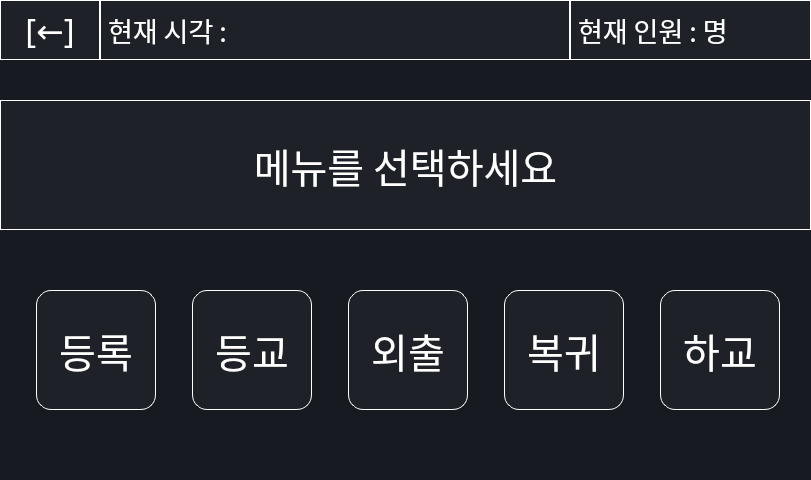
<?xml version="1.0" encoding="UTF-8"?>
<ui version="4.0">
 <class>MainWindow</class>
 <widget class="QMainWindow" name="MainWindow">
  <property name="geometry">
   <rect>
    <x>0</x>
    <y>0</y>
    <width>811</width>
    <height>480</height>
   </rect>
  </property>
  <property name="windowTitle">
   <string>MainWindow</string>
  </property>
  <widget class="QWidget" name="centralwidget">
   <widget class="QStackedWidget" name="stackedWidget">
    <property name="geometry">
     <rect>
      <x>0</x>
      <y>0</y>
      <width>811</width>
      <height>480</height>
     </rect>
    </property>
    <property name="styleSheet">
     <string notr="true">background-color: rgb(23, 27, 33);
</string>
    </property>
    <property name="currentIndex">
     <number>0</number>
    </property>
    <widget class="QWidget" name="page_main">
     <widget class="QLabel" name="main_msg_label">
      <property name="geometry">
       <rect>
        <x>0</x>
        <y>100</y>
        <width>811</width>
        <height>130</height>
       </rect>
      </property>
      <property name="font">
       <font>
        <family>AppleSDGothicNeoB00</family>
        <pointsize>30</pointsize>
       </font>
      </property>
      <property name="styleSheet">
       <string notr="true">background-color: rgb(30, 34, 40);
color: white;
border: 1px solid white;</string>
      </property>
      <property name="text">
       <string>메뉴를 선택하세요</string>
      </property>
      <property name="alignment">
       <set>Qt::AlignCenter</set>
      </property>
     </widget>
     <widget class="QWidget" name="layoutWidget">
      <property name="geometry">
       <rect>
        <x>20</x>
        <y>280</y>
        <width>776</width>
        <height>141</height>
       </rect>
      </property>
      <layout class="QHBoxLayout" name="horizontalLayout">
       <property name="spacing">
        <number>20</number>
       </property>
       <item>
        <widget class="QPushButton" name="move_registration_page_button">
         <property name="minimumSize">
          <size>
           <width>120</width>
           <height>120</height>
          </size>
         </property>
         <property name="maximumSize">
          <size>
           <width>120</width>
           <height>120</height>
          </size>
         </property>
         <property name="font">
          <font>
           <family>AppleSDGothicNeoB00</family>
           <pointsize>30</pointsize>
          </font>
         </property>
         <property name="styleSheet">
          <string notr="true">background-color: rgb(30, 34, 40);
color: white;
border: 1px solid white;
border-radius: 15px;</string>
         </property>
         <property name="text">
          <string>등록</string>
         </property>
        </widget>
       </item>
       <item>
        <widget class="QPushButton" name="move_enter_page_button">
         <property name="minimumSize">
          <size>
           <width>120</width>
           <height>120</height>
          </size>
         </property>
         <property name="maximumSize">
          <size>
           <width>120</width>
           <height>120</height>
          </size>
         </property>
         <property name="font">
          <font>
           <family>AppleSDGothicNeoB00</family>
           <pointsize>30</pointsize>
          </font>
         </property>
         <property name="styleSheet">
          <string notr="true">background-color: rgb(30, 34, 40);
color: white;
border: 1px solid white;
border-radius: 15px;</string>
         </property>
         <property name="text">
          <string>등교</string>
         </property>
        </widget>
       </item>
       <item>
        <widget class="QPushButton" name="move_outside_page_button">
         <property name="minimumSize">
          <size>
           <width>120</width>
           <height>120</height>
          </size>
         </property>
         <property name="maximumSize">
          <size>
           <width>120</width>
           <height>120</height>
          </size>
         </property>
         <property name="font">
          <font>
           <family>AppleSDGothicNeoB00</family>
           <pointsize>30</pointsize>
          </font>
         </property>
         <property name="styleSheet">
          <string notr="true">background-color: rgb(30, 34, 40);
color: white;
border: 1px solid white;
border-radius: 15px;</string>
         </property>
         <property name="text">
          <string>외출</string>
         </property>
        </widget>
       </item>
       <item>
        <widget class="QPushButton" name="move_return_page_button">
         <property name="minimumSize">
          <size>
           <width>120</width>
           <height>120</height>
          </size>
         </property>
         <property name="maximumSize">
          <size>
           <width>120</width>
           <height>120</height>
          </size>
         </property>
         <property name="font">
          <font>
           <family>AppleSDGothicNeoB00</family>
           <pointsize>30</pointsize>
          </font>
         </property>
         <property name="styleSheet">
          <string notr="true">background-color: rgb(30, 34, 40);
color: white;
border: 1px solid white;
border-radius: 15px;</string>
         </property>
         <property name="text">
          <string>복귀</string>
         </property>
        </widget>
       </item>
       <item>
        <widget class="QPushButton" name="move_leave_page_button">
         <property name="minimumSize">
          <size>
           <width>120</width>
           <height>120</height>
          </size>
         </property>
         <property name="maximumSize">
          <size>
           <width>120</width>
           <height>120</height>
          </size>
         </property>
         <property name="font">
          <font>
           <family>AppleSDGothicNeoB00</family>
           <pointsize>30</pointsize>
          </font>
         </property>
         <property name="styleSheet">
          <string notr="true">background-color: rgb(30, 34, 40);
color: white;
border: 1px solid white;
border-radius: 15px;</string>
         </property>
         <property name="text">
          <string>하교</string>
         </property>
        </widget>
       </item>
      </layout>
     </widget>
    </widget>
    <widget class="QWidget" name="page_outside">
     <widget class="QWidget" name="layoutWidget">
      <property name="geometry">
       <rect>
        <x>20</x>
        <y>270</y>
        <width>776</width>
        <height>141</height>
       </rect>
      </property>
      <layout class="QHBoxLayout" name="horizontalLayout_2">
       <property name="spacing">
        <number>20</number>
       </property>
       <item>
        <widget class="QPushButton" name="eating_button">
         <property name="minimumSize">
          <size>
           <width>120</width>
           <height>120</height>
          </size>
         </property>
         <property name="maximumSize">
          <size>
           <width>120</width>
           <height>120</height>
          </size>
         </property>
         <property name="font">
          <font>
           <family>AppleSDGothicNeoB00</family>
           <pointsize>30</pointsize>
          </font>
         </property>
         <property name="styleSheet">
          <string notr="true">background-color: rgb(30, 34, 40);
color: white;
border: 1px solid white;
border-radius: 15px;</string>
         </property>
         <property name="text">
          <string>식사</string>
         </property>
        </widget>
       </item>
       <item>
        <widget class="QPushButton" name="gs25_button">
         <property name="minimumSize">
          <size>
           <width>120</width>
           <height>120</height>
          </size>
         </property>
         <property name="maximumSize">
          <size>
           <width>120</width>
           <height>120</height>
          </size>
         </property>
         <property name="font">
          <font>
           <family>AppleSDGothicNeoB00</family>
           <pointsize>30</pointsize>
          </font>
         </property>
         <property name="styleSheet">
          <string notr="true">background-color: rgb(30, 34, 40);
color: white;
border: 1px solid white;
border-radius: 15px;</string>
         </property>
         <property name="text">
          <string>도서관</string>
         </property>
        </widget>
       </item>
       <item>
        <widget class="QPushButton" name="etc_button">
         <property name="minimumSize">
          <size>
           <width>120</width>
           <height>120</height>
          </size>
         </property>
         <property name="maximumSize">
          <size>
           <width>120</width>
           <height>120</height>
          </size>
         </property>
         <property name="font">
          <font>
           <family>AppleSDGothicNeoB00</family>
           <pointsize>30</pointsize>
          </font>
         </property>
         <property name="styleSheet">
          <string notr="true">background-color: rgb(30, 34, 40);
color: white;
border: 1px solid white;
border-radius: 15px;</string>
         </property>
         <property name="text">
          <string>기타</string>
         </property>
        </widget>
       </item>
      </layout>
     </widget>
     <widget class="QLabel" name="outside_msg_label">
      <property name="geometry">
       <rect>
        <x>0</x>
        <y>100</y>
        <width>811</width>
        <height>130</height>
       </rect>
      </property>
      <property name="font">
       <font>
        <family>AppleSDGothicNeoB00</family>
        <pointsize>30</pointsize>
       </font>
      </property>
      <property name="styleSheet">
       <string notr="true">background-color: rgb(30, 34, 40);
color: white;
border: 1px solid white;</string>
      </property>
      <property name="text">
       <string>사유를 선택하세요</string>
      </property>
      <property name="alignment">
       <set>Qt::AlignCenter</set>
      </property>
     </widget>
    </widget>
    <widget class="QWidget" name="page_last_member">
     <widget class="QLabel" name="last_msg_label">
      <property name="geometry">
       <rect>
        <x>0</x>
        <y>100</y>
        <width>811</width>
        <height>130</height>
       </rect>
      </property>
      <property name="font">
       <font>
        <family>AppleSDGothicNeoB00</family>
        <pointsize>30</pointsize>
       </font>
      </property>
      <property name="styleSheet">
       <string notr="true">background-color: rgb(30, 34, 40);
color: white;
border: 1px solid white;</string>
      </property>
      <property name="text">
       <string>마지막 퇴실자인가요?</string>
      </property>
      <property name="alignment">
       <set>Qt::AlignCenter</set>
      </property>
     </widget>
     <widget class="QWidget" name="layoutWidget_2">
      <property name="geometry">
       <rect>
        <x>20</x>
        <y>270</y>
        <width>776</width>
        <height>141</height>
       </rect>
      </property>
      <layout class="QHBoxLayout" name="horizontalLayout_3">
       <property name="spacing">
        <number>20</number>
       </property>
       <item>
        <widget class="QPushButton" name="yes_button">
         <property name="minimumSize">
          <size>
           <width>120</width>
           <height>120</height>
          </size>
         </property>
         <property name="maximumSize">
          <size>
           <width>120</width>
           <height>120</height>
          </size>
         </property>
         <property name="font">
          <font>
           <family>AppleSDGothicNeoB00</family>
           <pointsize>30</pointsize>
          </font>
         </property>
         <property name="styleSheet">
          <string notr="true">background-color: rgb(30, 34, 40);
color: white;
border: 1px solid white;
border-radius: 15px;</string>
         </property>
         <property name="text">
          <string>네</string>
         </property>
        </widget>
       </item>
       <item>
        <widget class="QPushButton" name="no_button">
         <property name="minimumSize">
          <size>
           <width>120</width>
           <height>120</height>
          </size>
         </property>
         <property name="maximumSize">
          <size>
           <width>120</width>
           <height>120</height>
          </size>
         </property>
         <property name="font">
          <font>
           <family>AppleSDGothicNeoB00</family>
           <pointsize>30</pointsize>
          </font>
         </property>
         <property name="styleSheet">
          <string notr="true">background-color: rgb(30, 34, 40);
color: white;
border: 1px solid white;
border-radius: 15px;</string>
         </property>
         <property name="text">
          <string>아니요</string>
         </property>
        </widget>
       </item>
      </layout>
     </widget>
    </widget>
    <widget class="QWidget" name="page_fingerprint">
     <widget class="QLabel" name="fingerprint_msg_label">
      <property name="geometry">
       <rect>
        <x>0</x>
        <y>100</y>
        <width>811</width>
        <height>130</height>
       </rect>
      </property>
      <property name="font">
       <font>
        <family>AppleSDGothicNeoB00</family>
        <pointsize>24</pointsize>
       </font>
      </property>
      <property name="styleSheet">
       <string notr="true">background-color: rgb(30, 34, 40);
color: white;
border: 1px solid white;</string>
      </property>
      <property name="text">
       <string>지문을 입력하세요</string>
      </property>
      <property name="alignment">
       <set>Qt::AlignCenter</set>
      </property>
     </widget>
    </widget>
    <widget class="QWidget" name="page_registration">
     <widget class="QWidget" name="gridLayoutWidget">
      <property name="geometry">
       <rect>
        <x>0</x>
        <y>231</y>
        <width>811</width>
        <height>251</height>
       </rect>
      </property>
      <layout class="QGridLayout" name="gridLayout">
       <property name="spacing">
        <number>0</number>
       </property>
       <item row="0" column="3">
        <widget class="QPushButton" name="three_button">
         <property name="minimumSize">
          <size>
           <width>100</width>
           <height>100</height>
          </size>
         </property>
         <property name="maximumSize">
          <size>
           <width>100</width>
           <height>100</height>
          </size>
         </property>
         <property name="font">
          <font>
           <family>AppleSDGothicNeoB00</family>
           <pointsize>30</pointsize>
          </font>
         </property>
         <property name="styleSheet">
          <string notr="true">background-color: rgb(30, 34, 40);
color: white;
border: 1px solid white;</string>
         </property>
         <property name="text">
          <string>3</string>
         </property>
        </widget>
       </item>
       <item row="1" column="1">
        <widget class="QPushButton" name="six_button">
         <property name="minimumSize">
          <size>
           <width>100</width>
           <height>100</height>
          </size>
         </property>
         <property name="maximumSize">
          <size>
           <width>100</width>
           <height>100</height>
          </size>
         </property>
         <property name="font">
          <font>
           <family>AppleSDGothicNeoB00</family>
           <pointsize>30</pointsize>
          </font>
         </property>
         <property name="styleSheet">
          <string notr="true">background-color: rgb(30, 34, 40);
color: white;
border: 1px solid white;</string>
         </property>
         <property name="text">
          <string>6</string>
         </property>
        </widget>
       </item>
       <item row="0" column="0">
        <widget class="QPushButton" name="zero_button">
         <property name="minimumSize">
          <size>
           <width>100</width>
           <height>100</height>
          </size>
         </property>
         <property name="maximumSize">
          <size>
           <width>100</width>
           <height>100</height>
          </size>
         </property>
         <property name="font">
          <font>
           <family>AppleSDGothicNeoB00</family>
           <pointsize>30</pointsize>
          </font>
         </property>
         <property name="layoutDirection">
          <enum>Qt::LeftToRight</enum>
         </property>
         <property name="styleSheet">
          <string notr="true">background-color: rgb(30, 34, 40);
color: white;
border: 1px solid white;</string>
         </property>
         <property name="text">
          <string>0</string>
         </property>
        </widget>
       </item>
       <item row="0" column="4">
        <widget class="QPushButton" name="four_button">
         <property name="minimumSize">
          <size>
           <width>100</width>
           <height>100</height>
          </size>
         </property>
         <property name="maximumSize">
          <size>
           <width>100</width>
           <height>100</height>
          </size>
         </property>
         <property name="font">
          <font>
           <family>AppleSDGothicNeoB00</family>
           <pointsize>30</pointsize>
          </font>
         </property>
         <property name="styleSheet">
          <string notr="true">background-color: rgb(30, 34, 40);
color: white;
border: 1px solid white;</string>
         </property>
         <property name="text">
          <string>4</string>
         </property>
        </widget>
       </item>
       <item row="0" column="2">
        <widget class="QPushButton" name="two_button">
         <property name="minimumSize">
          <size>
           <width>100</width>
           <height>100</height>
          </size>
         </property>
         <property name="maximumSize">
          <size>
           <width>100</width>
           <height>100</height>
          </size>
         </property>
         <property name="font">
          <font>
           <family>AppleSDGothicNeoB00</family>
           <pointsize>30</pointsize>
          </font>
         </property>
         <property name="styleSheet">
          <string notr="true">background-color: rgb(30, 34, 40);
color: white;
border: 1px solid white;</string>
         </property>
         <property name="text">
          <string>2</string>
         </property>
        </widget>
       </item>
       <item row="0" column="1">
        <widget class="QPushButton" name="one_button">
         <property name="minimumSize">
          <size>
           <width>100</width>
           <height>100</height>
          </size>
         </property>
         <property name="maximumSize">
          <size>
           <width>100</width>
           <height>100</height>
          </size>
         </property>
         <property name="font">
          <font>
           <family>AppleSDGothicNeoB00</family>
           <pointsize>30</pointsize>
          </font>
         </property>
         <property name="styleSheet">
          <string notr="true">background-color: rgb(30, 34, 40);
color: white;
border: 1px solid white;</string>
         </property>
         <property name="text">
          <string>1</string>
         </property>
        </widget>
       </item>
       <item row="1" column="2">
        <widget class="QPushButton" name="seven_button">
         <property name="minimumSize">
          <size>
           <width>100</width>
           <height>100</height>
          </size>
         </property>
         <property name="maximumSize">
          <size>
           <width>100</width>
           <height>100</height>
          </size>
         </property>
         <property name="font">
          <font>
           <family>AppleSDGothicNeoB00</family>
           <pointsize>30</pointsize>
          </font>
         </property>
         <property name="styleSheet">
          <string notr="true">background-color: rgb(30, 34, 40);
color: white;
border: 1px solid white;</string>
         </property>
         <property name="text">
          <string>7</string>
         </property>
        </widget>
       </item>
       <item row="1" column="0">
        <widget class="QPushButton" name="five_button">
         <property name="minimumSize">
          <size>
           <width>100</width>
           <height>100</height>
          </size>
         </property>
         <property name="maximumSize">
          <size>
           <width>100</width>
           <height>100</height>
          </size>
         </property>
         <property name="font">
          <font>
           <family>AppleSDGothicNeoB00</family>
           <pointsize>30</pointsize>
          </font>
         </property>
         <property name="styleSheet">
          <string notr="true">background-color: rgb(30, 34, 40);
color: white;
border: 1px solid white;</string>
         </property>
         <property name="text">
          <string>5</string>
         </property>
        </widget>
       </item>
       <item row="0" column="5">
        <widget class="QPushButton" name="backspace_button">
         <property name="minimumSize">
          <size>
           <width>100</width>
           <height>100</height>
          </size>
         </property>
         <property name="maximumSize">
          <size>
           <width>100</width>
           <height>100</height>
          </size>
         </property>
         <property name="font">
          <font>
           <family>AppleSDGothicNeoB00</family>
           <pointsize>30</pointsize>
          </font>
         </property>
         <property name="styleSheet">
          <string notr="true">background-color: rgb(30, 34, 40);
color: white;
border: 1px solid white;</string>
         </property>
         <property name="text">
          <string>←</string>
         </property>
        </widget>
       </item>
       <item row="1" column="3">
        <widget class="QPushButton" name="eight_button">
         <property name="minimumSize">
          <size>
           <width>100</width>
           <height>100</height>
          </size>
         </property>
         <property name="maximumSize">
          <size>
           <width>100</width>
           <height>100</height>
          </size>
         </property>
         <property name="font">
          <font>
           <family>AppleSDGothicNeoB00</family>
           <pointsize>30</pointsize>
          </font>
         </property>
         <property name="styleSheet">
          <string notr="true">background-color: rgb(30, 34, 40);
color: white;
border: 1px solid white;</string>
         </property>
         <property name="text">
          <string>8</string>
         </property>
        </widget>
       </item>
       <item row="1" column="4">
        <widget class="QPushButton" name="nine_button">
         <property name="minimumSize">
          <size>
           <width>100</width>
           <height>100</height>
          </size>
         </property>
         <property name="maximumSize">
          <size>
           <width>100</width>
           <height>100</height>
          </size>
         </property>
         <property name="font">
          <font>
           <family>AppleSDGothicNeoB00</family>
           <pointsize>30</pointsize>
          </font>
         </property>
         <property name="styleSheet">
          <string notr="true">background-color: rgb(30, 34, 40);
color: white;
border: 1px solid white;</string>
         </property>
         <property name="text">
          <string>9</string>
         </property>
        </widget>
       </item>
       <item row="1" column="5">
        <widget class="QPushButton" name="enter_button">
         <property name="minimumSize">
          <size>
           <width>100</width>
           <height>100</height>
          </size>
         </property>
         <property name="maximumSize">
          <size>
           <width>100</width>
           <height>100</height>
          </size>
         </property>
         <property name="font">
          <font>
           <family>AppleSDGothicNeoB00</family>
           <pointsize>30</pointsize>
           <weight>50</weight>
           <bold>false</bold>
          </font>
         </property>
         <property name="styleSheet">
          <string notr="true">background-color: rgb(30, 34, 40);
color: white;
border: 1px solid white;</string>
         </property>
         <property name="text">
          <string>↲</string>
         </property>
        </widget>
       </item>
      </layout>
     </widget>
     <widget class="QLabel" name="registration_msg_label">
      <property name="geometry">
       <rect>
        <x>0</x>
        <y>100</y>
        <width>811</width>
        <height>130</height>
       </rect>
      </property>
      <property name="font">
       <font>
        <family>AppleSDGothicNeoB00</family>
        <pointsize>24</pointsize>
       </font>
      </property>
      <property name="cursor">
       <cursorShape>IBeamCursor</cursorShape>
      </property>
      <property name="mouseTracking">
       <bool>true</bool>
      </property>
      <property name="focusPolicy">
       <enum>Qt::StrongFocus</enum>
      </property>
      <property name="acceptDrops">
       <bool>true</bool>
      </property>
      <property name="styleSheet">
       <string notr="true">background-color: rgb(30, 34, 40);
color: white;
border: 1px solid white;
QLineEdit {color: white;}
QLineEdit:placeholder {color: white;}</string>
      </property>
      <property name="text">
       <string>TextLabel</string>
      </property>
      <property name="alignment">
       <set>Qt::AlignCenter</set>
      </property>
      <property name="wordWrap">
       <bool>true</bool>
      </property>
     </widget>
    </widget>
   </widget>
   <widget class="QWidget" name="header_widget" native="true">
    <property name="geometry">
     <rect>
      <x>0</x>
      <y>0</y>
      <width>811</width>
      <height>60</height>
     </rect>
    </property>
    <widget class="QLabel" name="current_time_label">
     <property name="geometry">
      <rect>
       <x>100</x>
       <y>0</y>
       <width>470</width>
       <height>60</height>
      </rect>
     </property>
     <property name="font">
      <font>
       <family>AppleSDGothicNeoB00</family>
       <pointsize>20</pointsize>
      </font>
     </property>
     <property name="styleSheet">
      <string notr="true">background-color: rgb(30, 34, 40);
color: white;
border: 1px solid white;</string>
     </property>
     <property name="text">
      <string>현재 시각 : </string>
     </property>
    </widget>
    <widget class="QLabel" name="current_member_label">
     <property name="geometry">
      <rect>
       <x>570</x>
       <y>0</y>
       <width>241</width>
       <height>60</height>
      </rect>
     </property>
     <property name="font">
      <font>
       <family>AppleSDGothicNeoB00</family>
       <pointsize>20</pointsize>
      </font>
     </property>
     <property name="styleSheet">
      <string notr="true">background-color: rgb(30, 34, 40);
color: white;
border: 1px solid white;</string>
     </property>
     <property name="text">
      <string>현재 인원 : 명</string>
     </property>
    </widget>
    <widget class="QPushButton" name="back_main_button">
     <property name="geometry">
      <rect>
       <x>0</x>
       <y>0</y>
       <width>100</width>
       <height>60</height>
      </rect>
     </property>
     <property name="font">
      <font>
       <family>AppleSDGothicNeoB00</family>
       <pointsize>25</pointsize>
      </font>
     </property>
     <property name="styleSheet">
      <string notr="true">background-color: rgb(30, 34, 40);
color: white;
border: 1px solid white;</string>
     </property>
     <property name="text">
      <string>[←]</string>
     </property>
    </widget>
   </widget>
  </widget>
 </widget>
 <resources/>
 <connections/>
</ui>
